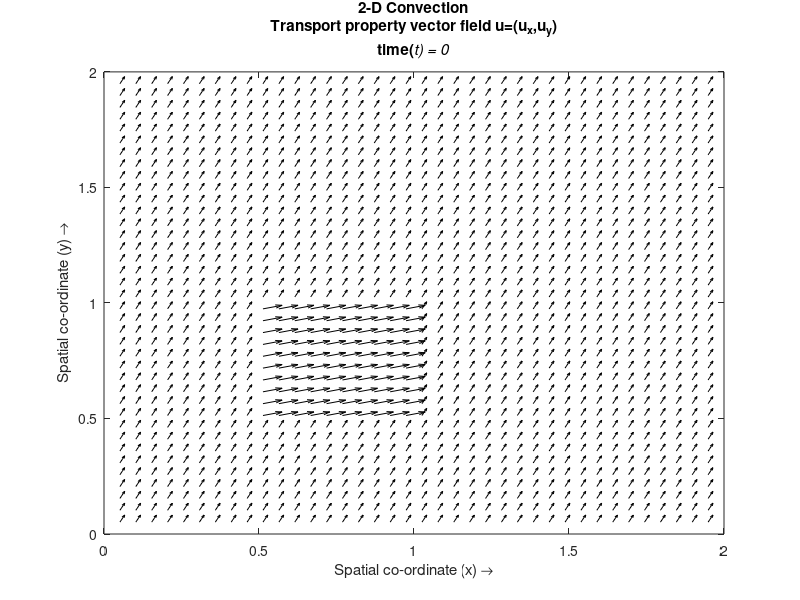

This chart was generated by the following MATLAB code: (Note: this script raises an error after producing the figure.)
% Simulating the inviscid Burgers' equation (2-D Convection) by the Finite Difference Method
...(a time march)
% Numerical scheme used is a first order upwind in both space and time

%%
%Specifying Parameters
nx=40;                           %Number of steps in space(x)
ny=40;                           %Number of steps in space(y)       
nt=50;                           %Number of time steps 
dt=0.01;                         %Width of each time step
dx=2/(nx-1);                     %Width of space step(x)
dy=2/(ny-1);                     %Width of space step(y)
x=0:dx:2;                        %Range of x(0,2) and specifying the grid points
y=0:dy:2;                        %Range of y(0,2) and specifying the grid points
u=zeros(nx,ny);                  %Preallocating u
un=zeros(nx,ny);                 %Preallocating un
v=zeros(nx,ny);                  %Preallocating v
vn=zeros(nx,ny);                 %Preallocating vn

%%
% Initial Conditions
for i=1:nx
    for j=1:ny
        if ((0.5<=y(j))&&(y(j)<=1)&&(0.5<=x(i))&&(x(i)<=1))
            u(i,j)=4;
            v(i,j)=1;
        else
            u(i,j)=1;
            v(i,j)=2;
        end
    end
end

%%
%Boundary conditions
u(1,:)=0;
u(nx,:)=0;
u(:,1)=0;
u(:,ny)=0;
v(1,:)=0;
v(nx,:)=0;
v(:,1)=0;
v(:,ny)=0;
i=2:nx-1;
j=2:ny-1;

%%
%Explicit method with F.D in time and B.D in space
for it=0:nt
    un=u;
    vn=v;
    h=quiver(x,y,u',v','Color','black');       %plotting the velocity field
    axis([0 2 0 2])
    title({'2-D Convection';'Transport property vector field {\bfu}=(u_x,u_y)';['time(\itt) = ',num2str(dt*it)]})
    xlabel('Spatial co-ordinate (x) \rightarrow')
    ylabel('Spatial co-ordinate (y) \rightarrow')
    drawnow; 
    refreshdata(h)
    u(i,j)=un(i,j)-(dt*un(i,j).*(un(i,j)-un(i-1,j))/dx)-(dt*vn(i,j).*(un(i,j)-un(i,j-1))/dy);
    v(i,j)=vn(i,j)-(dt*un(i,j).*(vn(i,j)-vn(i-1,j))/dx)-(dt*vn(i,j).*(vn(i,j)-vn(i,j-1))/dy);
    %Boundary Conditions
    u(1,:)=0;
    u(nx,:)=0;
    u(:,1)=0;
    u(:,ny)=0;
    v(1,:)=0;
    v(nx,:)=0;
    v(:,1)=0;
    v(:,ny)=0;
end